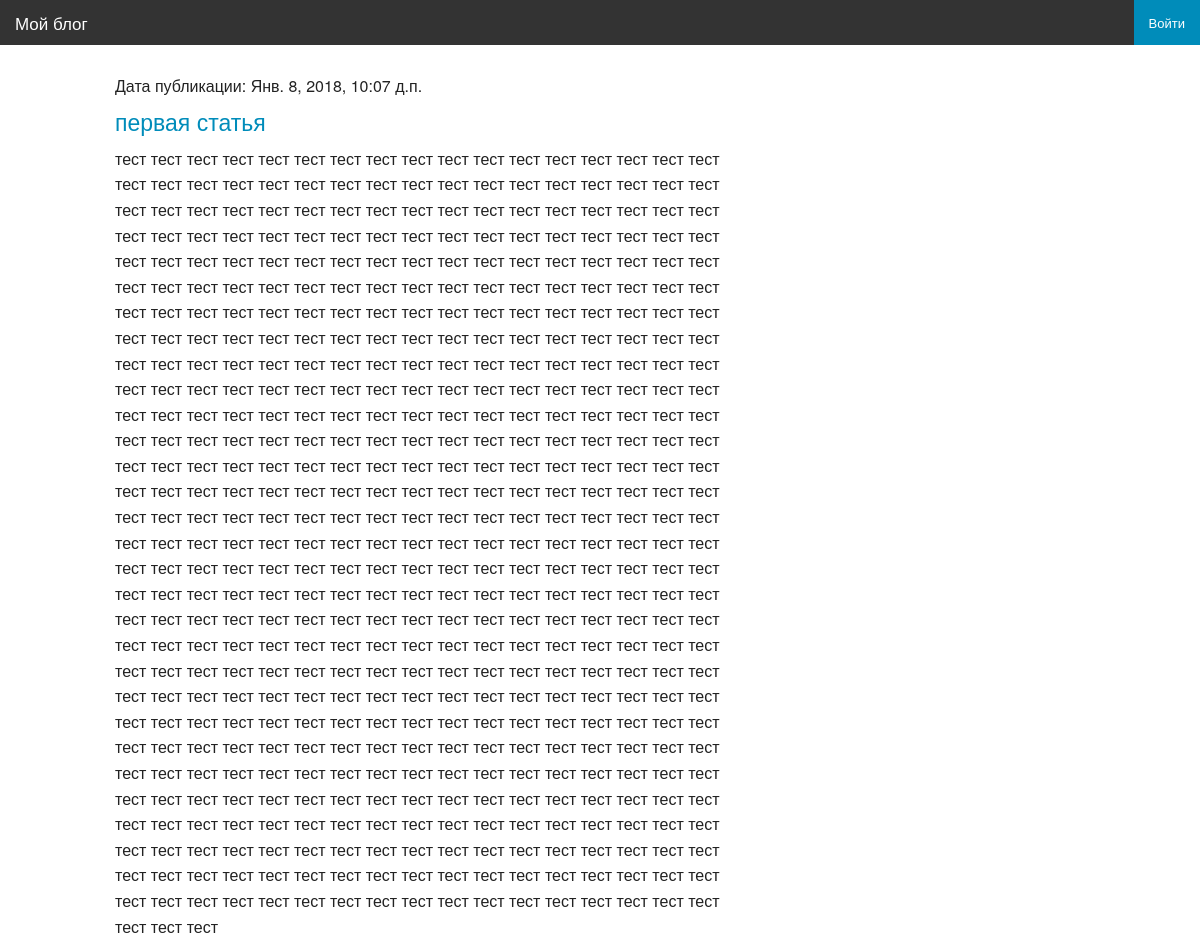
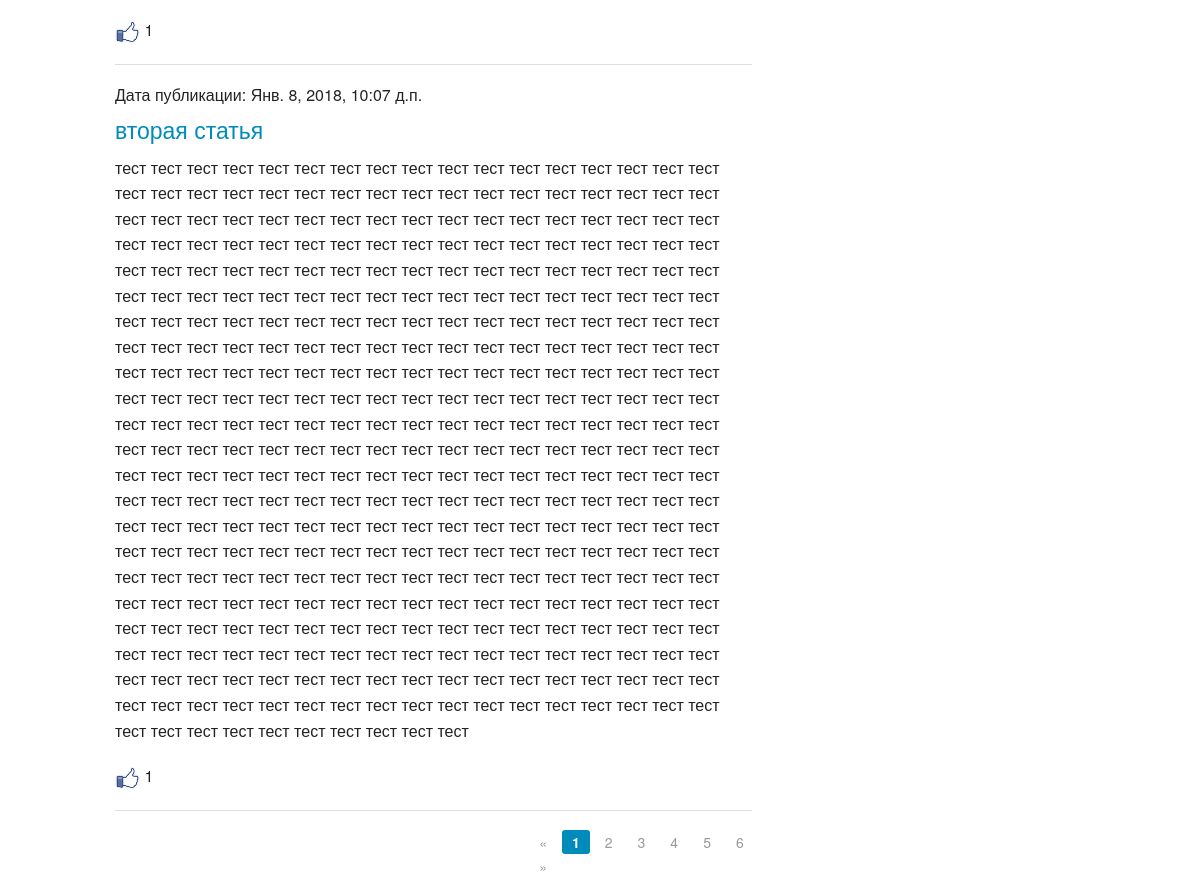
Screenshot of /basicview/articles/all/ with the database file from the repository (2 pictures, top to bottom).
### article/models.py (models this page shows, shortened)
class Article(models.Model):
    class Meta():
        db_table = "article"
    article_title = models.CharField(max_length = 200)
    article_text = RichTextField()
    article_date = models.DateTimeField()
    article_likes = models.IntegerField(default=0)
    article_image = models.ImageField(null=True, blank=True, upload_to="images/", verbose_name= 'Изображение')
    def bit(self):
        if self.article_image:
            return mark_safe ('<img src="%s" width="70"/>'% self.article_image.url)
        else:
            return '(none)'
    bit.short_descriptio = 'Изображение'
    bit.allow_tags = True

### article/views.py (the view)
# urls.py: path('articles/all/', views.articles),
def articles(request, page_number=1):
    all_articles = Article.objects.all()
    current_page = Paginator(all_articles, 2)
    return render_to_response('articles.html', {'articles': current_page.page(page_number), 'username': auth.get_user(request).username})

### article/templates/articles.html
{% extends 'main.html' %}
{% load staticfiles %}
{% block article %}
    <div class="large-8 columns">
{% for article in articles %}
    <h6>Дата публикации: {{ article.article_date }}</h6>
    <h4><a href="/articles/get/{{ article.id }}/"> {{ article.article_title }}</a></h4>
    <p>{{ article.article_text }}</p>
    <p><a href="/articles/addlike/{{ article.id }}/"> <img src="{% static "images.png" %}" width="25px" height="25px"></a> {{ article.article_likes }}</p>
    <hr>
{% endfor %}
    </div>
    <div class="row">
        <div class="large-3 large-offset-5 columns">
            <ul class="pagination">
                {% if articles.has_previous %}
                    <li class="arrow"><a href="/page/{{ articles.previous_page_number }}/">&laquo;</a></li>
                {% else %}
                    <li class="arrow unavailable"><a href="">&laquo;</a></li>
                {% endif %}
                {% for page in articles.paginator.page_range %}
                    {% if page == articles.number %}
                        <li class="current"><a href="/page/{{ page }}/">{{ page }}</a></li>
                    {% else %}
                        <li><a href="/page/{{ page }}/">{{ page }}</a></li>
                    {% endif %}
                {% endfor %}
                {% if articles.has_next %}
                    <li class="arrow"><a href="/page/{{ articles.next_page_number }}/">&raquo;</a></li>
                {% else %}
                    <li class="arrow unavailable"><a href="">&raquo;</a></li>
                {% endif %}
            </ul>
        </div>
    </div>
{% endblock %}

### rows the page displays
Article: article_date "Янв. 8, 2018, 10:07 д.п.", article_title "первая статья", article_text "тест тест тест тест тест тест тест тест тест тест тест тест тест тест тест тест тест тест тест тест тест тест тест тест тест тест тест тест тест тест тест тест тест тест тест тест тест тест тест тест тест тест тест тест тест тест тест тест тест тест тест тест тест тест тест тест тест тест тест тест тест тест тест тест тест тест тест тест тест тест тест тест тест тест тест тест тест тест тест тест тест тест тест тест тест тест тест тест тест тест тест тест тест тест тест тест тест тест тест тест тест тест тест тест тест тест тест тест тест тест тест тест тест тест тест тест тест тест тест тест тест тест тест тест тест тест тест тест тест тест тест тест тест тест тест тест тест тест тест тест…", article_likes "1"
Article: article_date "Янв. 8, 2018, 10:07 д.п.", article_title "вторая статья", article_text "тест тест тест тест тест тест тест тест тест тест тест тест тест тест тест тест тест тест тест тест тест тест тест тест тест тест тест тест тест тест тест тест тест тест тест тест тест тест тест тест тест тест тест тест тест тест тест тест тест тест тест тест тест тест тест тест тест тест тест тест тест тест тест тест тест тест тест тест тест тест тест тест тест тест тест тест тест тест тест тест тест тест тест тест тест тест тест тест тест тест тест тест тест тест тест тест тест тест тест тест тест тест тест тест тест тест тест тест тест тест тест тест тест тест тест тест тест тест тест тест тест тест тест тест тест тест тест тест тест тест тест тест тест тест тест тест тест тест тест тест…", article_likes "1"

### other values shown
{{ page }} "1"
{{ page }} "2" "3" "4" "5" "6"
